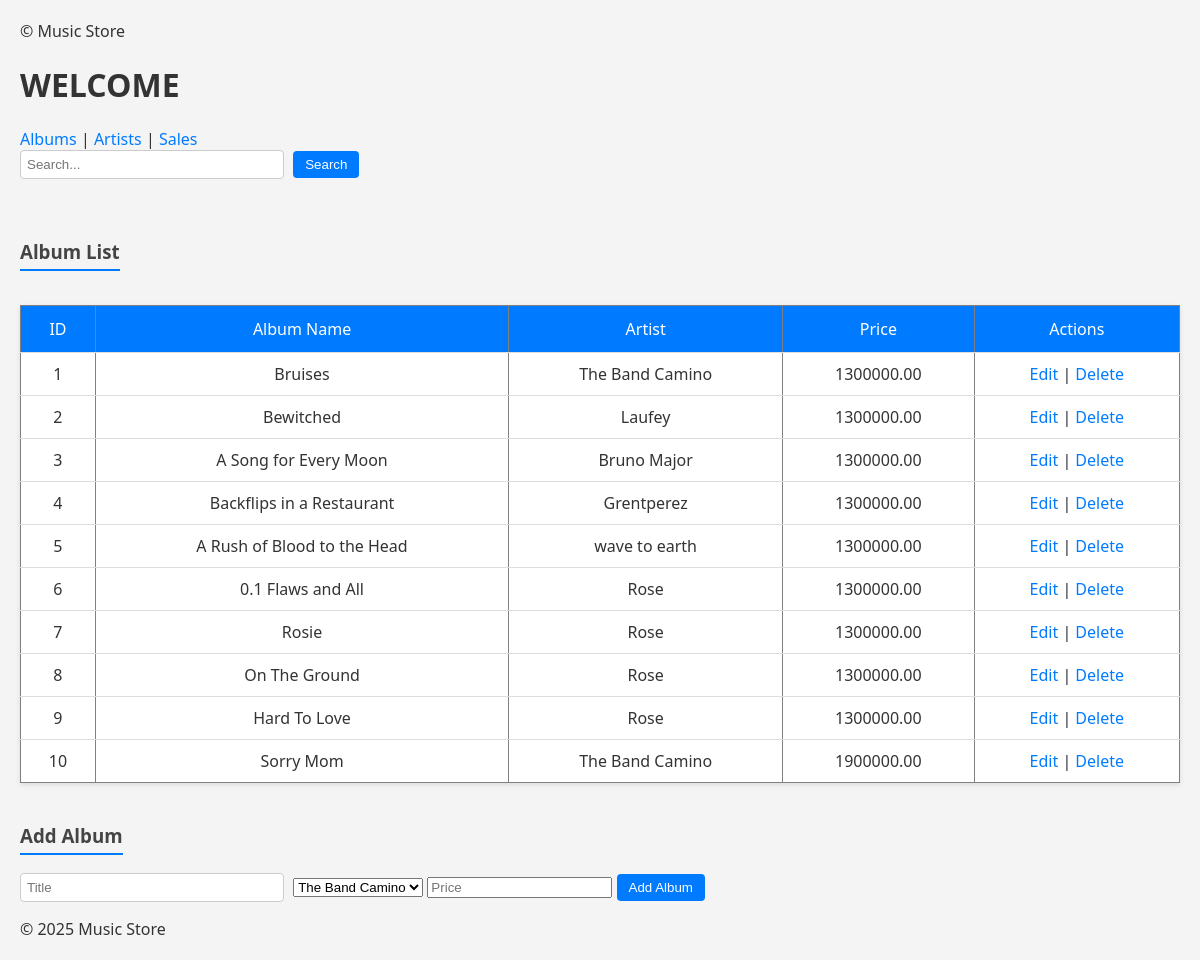
Page /?page=albums on the committed database.
### tables this page shows
CREATE TABLE `albums` (
  `id` int(11) NOT NULL,
  `title` varchar(255) NOT NULL,
  `artist_id` int(11) DEFAULT NULL,
  `price` decimal(10,2) DEFAULT NULL
);

CREATE TABLE `artists` (
  `id` int(11) NOT NULL,
  `name` varchar(255) NOT NULL
);

### Config/db.php (called while the page is built, shortened)
<?php
class Database {
    private $host = "localhost";
    private $username = "root";
    private $password = "";
    private $dbname = "music_store";
    public function __construct() {
        try {
            $this->conn = new PDO("mysql:host=$this->host;dbname=$this->dbname", $this->username, $this->password);
        } catch (PDOException $e) {
            echo "Connection failed: " . $e->getMessage();
        }
    }
}
?>

### Class/Album.php (called while the page is built, shortened)
<?php
require_once 'config/db.php';
class Album {
    private $db;
    public function __construct() {
        $this->db = (new Database())->conn;
    }
    public function getAllAlbums($search = '')
    {
        $sql = "SELECT albums.id, albums.title, artists.name AS artist_name, albums.price
                FROM albums
                JOIN artists ON albums.artist_id = artists.id
                WHERE albums.title LIKE :search OR artists.name LIKE :search";
        $stmt = $this->db->prepare($sql);
        $stmt->execute(['search' => '%' . $search . '%']);
        return $stmt->fetchAll(PDO::FETCH_ASSOC);
    }
}
?>

### Class/Artist.php (called while the page is built, shortened)
<?php
class Artist {
    private $db;
    public function __construct() {
        $this->db = (new Database())->conn;
    }
    public function getAllArtists($search = '')
    {
        $sql = "SELECT * FROM artists WHERE name LIKE :search";
        $stmt = $this->db->prepare($sql);
        $stmt->execute(['search' => '%' . $search . '%']);
        return $stmt->fetchAll(PDO::FETCH_ASSOC);
    }
}
?>

### View/albums.php (the view, shortened to what this page needs)
<h3>Album List</h3>
<table border="1">
    <tr>
        <th>ID</th>
        <th>Album Name</th>
        <th>Artist</th>
        <th>Price</th>
        <th>Actions</th>
    </tr>
    <?php foreach ($album->getAllAlbums($_GET['search'] ?? '') as $a): ?>
    <tr>
        <td><?= $a['id'] ?></td>
        <td><?= $a['title'] ?></td>
        <td><?= $a['artist_name'] ?></td>
        <td><?= $a['price'] ?></td>
        <td>
            <a href="?page=albums&edit=<?= $a['id'] ?>">Edit</a> |
            <a href="?page=albums&delete=<?= $a['id'] ?>">Delete</a>
        </td>
    </tr>
    <?php endforeach; ?>
</table>
<h3>Add Album</h3>
<form method="POST">
    <input type="text" name="title" placeholder="Title" required>
    <select name="artist_id" required>
        <?php foreach ($artist->getAllArtists() as $a): ?>
            <option value="<?= $a['id'] ?>"><?= $a['name'] ?></option>
        <?php endforeach; ?>
    </select>
    <input type="number" name="price" placeholder="Price" required>
    <button type="submit" name="add_album">Add Album</button>
</form>

### index.php (shortened to what this page needs)
<?php
require_once 'class/Album.php';
require_once 'class/Artist.php';
$album = new Album();
$artist = new Artist();
$search = $_GET['search'] ?? '';
?>
<!DOCTYPE html>
<html lang="en">
<head>
    <link rel="stylesheet" href="style.css">
</head>
<body>
    <?php include 'view/header.php'; ?>
    <main>
        <nav>
            <a href="?page=albums">Albums</a> |
            <a href="?page=artists">Artists</a> |
            <a href="?page=sales">Sales</a>
        </nav>
        <form method="GET" style="margin-bottom: 20px;">
            <input type="text" name="search" placeholder="Search..." value="<?= htmlspecialchars($search) ?>">
            <button type="submit">Search</button>
        </form>
        <?php
        if (isset($_GET['page'])) {
            $page = $_GET['page'];
            if ($page == 'albums') include 'view/albums.php';
            elseif ($page == 'artists') include 'view/artists.php';
            elseif ($page == 'sales') include 'view/sales.php';
        }
        ?>
    </main>
    <?php include 'view/footer.php'; ?>
</body>
</html>

### View/header.php
<header>
    <p>&copy; Music Store</p>
    <h1>WELCOME</h1>
</header>

### View/footer.php
<footer>
    <p>&copy; 2025 Music Store</p>
</footer>

### style.css (style rules this page uses)
body { font-family: 'Segoe UI', Tahoma, Geneva, Verdana, sans-serif; margin: 20px; background-color: #f4f4f4; color: #333; }
h3 { color: #444; margin-top: 40px; border-bottom: 2px solid #007BFF; display: inline-block; padding-bottom: 5px; }
table { width: 100%; border-collapse: collapse; margin-top: 15px; background-color: #fff; box-shadow: 0 2px 5px rgba(0, 0, 0, 0.1); }
th { background-color: #007BFF; color: white; padding: 12px; text-align: center; font-weight: normal; }
td { padding: 10px; text-align: center; border-top: 1px solid #ddd; }
input[type="text"] { padding: 6px; width: 250px; margin-right: 5px; border: 1px solid #ccc; border-radius: 4px; }
button { padding: 6px 12px; border: none; background-color: #007BFF; color: white; border-radius: 4px; cursor: pointer; }
a { color: #007BFF; text-decoration: none; }

### rows in the picture
albums: id "1", title "Bruises", artist.name "The Band Camino", price "1300000.00"
albums: id "2", title "Bewitched", artist.name "Laufey", price "1300000.00"
albums: id "3", title "A Song for Every Moon", artist.name "Bruno Major", price "1300000.00"
albums: id "4", title "Backflips in a Restaurant", artist.name "Grentperez", price "1300000.00"
albums: id "5", title "A Rush of Blood to the Head", artist.name "wave to earth", price "1300000.00"
albums: id "6", title "0.1 Flaws and All", artist.name "Rose", price "1300000.00"
albums: id "7", title "Rosie", artist.name "Rose", price "1300000.00"
albums: id "8", title "On The Ground", artist.name "Rose", price "1300000.00"
albums: id "9", title "Hard To Love", artist.name "Rose", price "1300000.00"
albums: id "10", title "Sorry Mom", artist.name "The Band Camino", price "1900000.00"

### other values in the picture
form field artist_id "The Band Camino"
